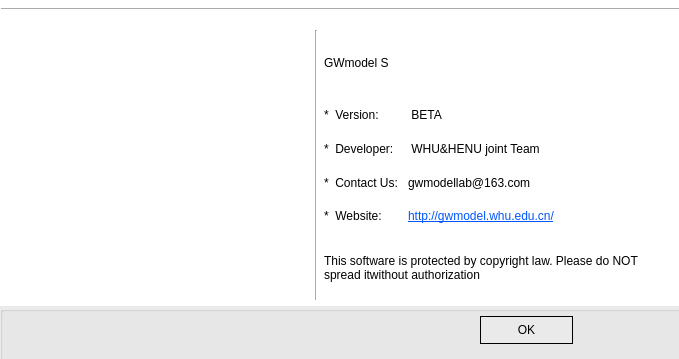
<?xml version="1.0" encoding="UTF-8"?>
<ui version="4.0">
 <class>aboutdevelopteam</class>
 <widget class="QDialog" name="aboutdevelopteam">
  <property name="geometry">
   <rect>
    <x>0</x>
    <y>0</y>
    <width>679</width>
    <height>359</height>
   </rect>
  </property>
  <property name="cursor">
   <cursorShape>ArrowCursor</cursorShape>
  </property>
  <property name="windowTitle">
   <string>Dialog</string>
  </property>
  <property name="styleSheet">
   <string notr="true">border-color: rgb(0, 0, 0);
background-color: rgb(255, 255, 255);</string>
  </property>
  <widget class="Line" name="line_2">
   <property name="geometry">
    <rect>
     <x>1</x>
     <y>1</y>
     <width>799</width>
     <height>16</height>
    </rect>
   </property>
   <property name="orientation">
    <enum>Qt::Horizontal</enum>
   </property>
  </widget>
  <widget class="QWidget" name="">
   <property name="geometry">
    <rect>
     <x>0</x>
     <y>30</y>
     <width>791</width>
     <height>341</height>
    </rect>
   </property>
   <layout class="QGridLayout" name="gridLayout_6">
    <item row="0" column="0" rowspan="4" colspan="2">
     <widget class="QLabel" name="imgGWmodel">
      <property name="cursor">
       <cursorShape>SizeFDiagCursor</cursorShape>
      </property>
      <property name="styleSheet">
       <string notr="true">image: url(:/images/icons/GWmodelS-256.ico);
</string>
      </property>
      <property name="text">
       <string/>
      </property>
     </widget>
    </item>
    <item row="0" column="3">
     <widget class="QLabel" name="label_3">
      <property name="styleSheet">
       <string notr="true">font: 75 13pt &quot;Times New Roman&quot;;</string>
      </property>
      <property name="text">
       <string>GWmodel S</string>
      </property>
     </widget>
    </item>
    <item row="5" column="0" colspan="6">
     <widget class="QGroupBox" name="groupBox">
      <property name="sizePolicy">
       <sizepolicy hsizetype="Expanding" vsizetype="Preferred">
        <horstretch>0</horstretch>
        <verstretch>0</verstretch>
       </sizepolicy>
      </property>
      <property name="styleSheet">
       <string notr="true">background-color: rgb(234, 234, 234);</string>
      </property>
      <property name="title">
       <string/>
      </property>
      <widget class="QPushButton" name="btnOK">
       <property name="geometry">
        <rect>
         <x>480</x>
         <y>10</y>
         <width>93</width>
         <height>28</height>
        </rect>
       </property>
       <property name="styleSheet">
        <string notr="true">border:1px solid rgb(0, 0, 0);
</string>
       </property>
       <property name="text">
        <string>OK</string>
       </property>
      </widget>
     </widget>
    </item>
    <item row="0" column="2" rowspan="4">
     <widget class="Line" name="line">
      <property name="orientation">
       <enum>Qt::Vertical</enum>
      </property>
     </widget>
    </item>
    <item row="1" column="3" rowspan="2" colspan="3">
     <layout class="QGridLayout" name="gridLayout">
      <item row="3" column="0">
       <widget class="QLabel" name="label_5">
        <property name="styleSheet">
         <string notr="true">font: 10pt &quot;Times New Roman&quot;;</string>
        </property>
        <property name="text">
         <string>*  Website:</string>
        </property>
       </widget>
      </item>
      <item row="1" column="0">
       <widget class="QLabel" name="label">
        <property name="styleSheet">
         <string notr="true">font: 10pt &quot;Times New Roman&quot;;</string>
        </property>
        <property name="text">
         <string>*  Developer: </string>
        </property>
       </widget>
      </item>
      <item row="3" column="1">
       <widget class="QLabel" name="label_6">
        <property name="styleSheet">
         <string notr="true">font: 8pt &quot;Adobe Devanagari&quot;;
font: 11pt &quot;Times New Roman&quot;;
text-decoration: underline;
color: rgb(0, 85, 255);</string>
        </property>
        <property name="text">
         <string>http://gwmodel.whu.edu.cn/</string>
        </property>
       </widget>
      </item>
      <item row="0" column="0">
       <widget class="QLabel" name="label_2">
        <property name="styleSheet">
         <string notr="true">font: 10pt &quot;Times New Roman&quot;;</string>
        </property>
        <property name="text">
         <string>*  Version: </string>
        </property>
       </widget>
      </item>
      <item row="0" column="1">
       <widget class="QLabel" name="label_19">
        <property name="styleSheet">
         <string notr="true">font: 10pt &quot;Times New Roman&quot;;</string>
        </property>
        <property name="text">
         <string> BETA</string>
        </property>
       </widget>
      </item>
      <item row="1" column="1">
       <widget class="QLabel" name="label_9">
        <property name="styleSheet">
         <string notr="true">font: 10pt &quot;Times New Roman&quot;;</string>
        </property>
        <property name="text">
         <string> WHU&amp;HENU joint Team</string>
        </property>
       </widget>
      </item>
      <item row="2" column="1">
       <widget class="QLabel" name="label_8">
        <property name="styleSheet">
         <string notr="true">font: 10pt &quot;Times New Roman&quot;;</string>
        </property>
        <property name="text">
         <string>gwmodellab@163.com</string>
        </property>
       </widget>
      </item>
      <item row="2" column="0">
       <widget class="QLabel" name="label_4">
        <property name="styleSheet">
         <string notr="true">font: 10pt &quot;Times New Roman&quot;;</string>
        </property>
        <property name="text">
         <string>*  Contact Us: </string>
        </property>
       </widget>
      </item>
      <item row="1" column="2">
       <spacer name="horizontalSpacer">
        <property name="orientation">
         <enum>Qt::Horizontal</enum>
        </property>
        <property name="sizeHint" stdset="0">
         <size>
          <width>40</width>
          <height>20</height>
         </size>
        </property>
       </spacer>
      </item>
     </layout>
    </item>
    <item row="3" column="3" colspan="3">
     <widget class="QLabel" name="label_7">
      <property name="styleSheet">
       <string notr="true">font: 8pt &quot;Times New Roman&quot;;</string>
      </property>
      <property name="text">
       <string>This software is protected by copyright law. Please do NOT  
spread itwithout authorization</string>
      </property>
     </widget>
    </item>
   </layout>
  </widget>
 </widget>
 <resources/>
 <connections>
  <connection>
   <sender>btnOK</sender>
   <signal>clicked()</signal>
   <receiver>aboutdevelopteam</receiver>
   <slot>close()</slot>
   <hints>
    <hint type="sourcelabel">
     <x>556</x>
     <y>453</y>
    </hint>
    <hint type="destinationlabel">
     <x>319</x>
     <y>239</y>
    </hint>
   </hints>
  </connection>
 </connections>
</ui>
